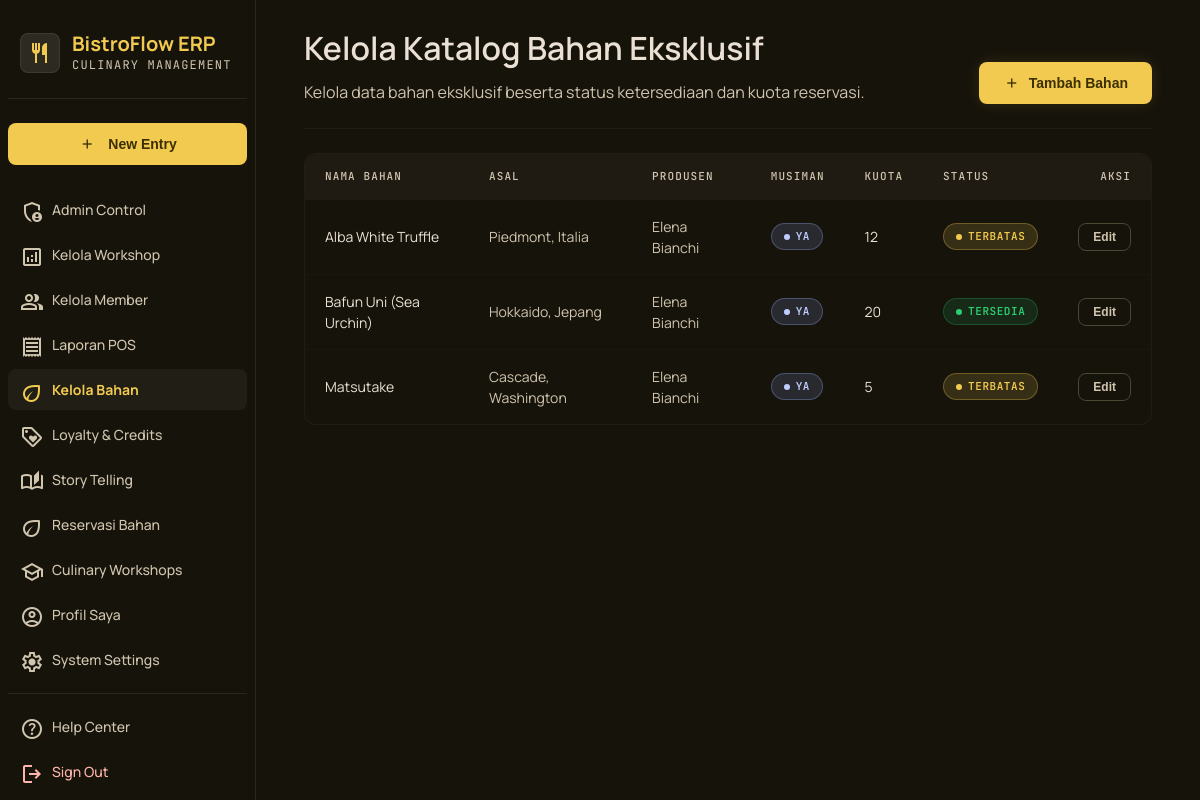
/admin/kelola_bahan.php (signed in), run on the app's committed database.
### tables this page shows
CREATE TABLE bahan (
    bahan_id INT(11) NOT NULL AUTO_INCREMENT,
    nama_bahan VARCHAR(150) NOT NULL UNIQUE,
    asal_daerah VARCHAR(200) NOT NULL,
    narasi_cerita_bahan TEXT NOT NULL,
    nama_petani VARCHAR(100) NOT NULL,
    sertifikasi VARCHAR(200),
    status_ketersediaan ENUM('tersedia','terbatas','habis') NOT NULL DEFAULT 'tersedia',
    is_musiman TINYINT(1) NOT NULL DEFAULT 0,
    kuota_reservasi INT DEFAULT 0,
    estimasi_tersedia_berikutnya DATE,
    path_file_server VARCHAR(500),
    produsen_id INT(11) DEFAULT NULL,
    PRIMARY KEY (bahan_id),
    FOREIGN KEY (produsen_id) REFERENCES users(user_id) ON DELETE SET NULL
);

CREATE TABLE users (
    user_id INT(11) NOT NULL AUTO_INCREMENT,
    nama_lengkap VARCHAR(100) NOT NULL,
    email VARCHAR(150) NOT NULL UNIQUE,
    password VARCHAR(255) NOT NULL,
    nomor_telepon VARCHAR(13) NOT NULL,
    role ENUM('member','admin','chef','produsen') NOT NULL DEFAULT 'member',
    tier_member ENUM('bronze','silver','gold') NOT NULL DEFAULT 'bronze',
    status_akun ENUM('aktif','nonaktif') NOT NULL DEFAULT 'aktif',
    tanggal_daftar DATETIME NOT NULL DEFAULT CURRENT_TIMESTAMP,
    PRIMARY KEY (user_id)
);

### config/auth.php (called while the page is built, shortened)
<?php
function e(string $value): string
{
    return htmlspecialchars($value, ENT_QUOTES, 'UTF-8');
}

### admin/kelola_bahan.php (the view, shortened to what this page needs)
<?php
$pdo = getDB();
$stmt = $pdo->query("SELECT b.*, u.nama_lengkap AS produsen_nama FROM bahan b LEFT JOIN users u ON u.user_id = b.produsen_id ORDER BY b.nama_bahan ASC");
$bahanList = $stmt->fetchAll();
require_once __DIR__ . '/../includes/header.php';
require_once __DIR__ . '/../includes/sidebar.php';
?>
<header class="page-header">
    <div>
        <h2>Kelola Katalog Bahan Eksklusif</h2>
        <p>Kelola data bahan eksklusif beserta status ketersediaan dan kuota reservasi.</p>
    </div>
    <button class="btn btn-primary" onclick="openCreateModal()">
        <span class="material-symbols-outlined" style="font-size:18px;">add</span> Tambah Bahan
    </button>
</header>
<?php if (empty($bahanList)): ?>
    <div class="card empty-state"><span class="material-symbols-outlined icon">eco</span>
        <h4>Belum ada bahan di katalog</h4>
    </div>
<?php else: ?>
    <div class="table-wrap table-wrap-scroll">
        <table>
            <thead>
                <tr>
                    <th>Nama Bahan</th>
                    <th>Asal</th>
                    <th>Produsen</th>
                    <th>Musiman</th>
                    <th>Kuota</th>
                    <th>Status</th>
                    <th class="text-right">Aksi</th>
                </tr>
            </thead>
            <tbody>
                <?php foreach ($bahanList as $b):
                    $statusBadge = ['tersedia' => 'badge-success', 'terbatas' => 'badge-warning', 'habis' => 'badge-error'][$b['status_ketersediaan']];
                    ?>
                    <tr>
                        <td><?= e($b['nama_bahan']) ?></td>
                        <td class="text-muted"><?= e($b['asal_daerah']) ?></td>
                        <td class="text-muted"><?= e($b['produsen_nama'] ?? '-') ?></td>
                        <td><?= $b['is_musiman'] ? '<span class="badge badge-info">Ya</span>' : '<span class="badge badge-neutral">Tidak</span>' ?>
                        </td>
                        <td><?= $b['kuota_reservasi'] ?></td>
                        <td><span class="badge <?= $statusBadge ?>"><?= e(ucfirst($b['status_ketersediaan'])) ?></span></td>
                        <td class="text-right">
                            <button class="btn btn-outline" style="padding:6px 14px; font-size:12px;"
                                onclick='openEditBahanModal(<?= htmlspecialchars(json_encode($b), ENT_QUOTES) ?>)'>Edit</button>
                        </td>
                    </tr>
                <?php endforeach; ?>
            </tbody>
        </table>
    </div>
<?php endif; ?>
<?php require_once __DIR__ . '/../includes/footer.php'; ?>

### assets/css/style.css (style rules this page uses)
:root { --color-background: #16130b; --color-surface: #16130b; --color-surface-container: #231f17; --color-surface-container-low: #1f1b13; --color-surface-container-high: #2d2a21; --color-surface-container-highest: #38342b; --color-surface-variant: #38342b; --color-primary: #f2ca50; --color-primary-container: #d4af37; --color-on-primary: #3c2f00; --color-on-primary-container: #554300; --color-primary-fixed: #ffe088; --color-primary-fixed-dim: #e9c349; --color-secondary: #f4bb92; --color-secondary-container: #653d1e; --color-secondary-fixed-dim: #f4bb92; --color-tertiary: #bfcdff; --color-tertiary-container: #97b0ff; --color-on-background: #eae1d4; --color-on-surface: #eae1d4; --color-on-surface-variant: #d0c5af; --color-outline: #99907c; --color-outline-variant: #4d4635; --color-error: #ffb4ab; --color-error-container: #93000a; --color-accent-green: #2D6A4F; --color-accent-brown: #8B5E3C; --space-xs: 4px; --space-sm: 12px; --space-base: 8px; --space-md: 24px; --space-lg: 48px; --space-xl: 80px; --space-gutter: 24px; --radius-sm: 0.25rem; --radius-lg: 0.5rem; --radius-xl: 0.75rem; --radius-2xl: 24px; --radius-full: 9999px; --font-body: 'Manrope', sans-serif; --font-mono: 'JetBrains Mono', monospace; }
* { margin: 0; padding: 0; box-sizing: border-box; }
body { font-family: var(--font-body); background-color: var(--color-background); color: var(--color-on-background); line-height: 1.5; min-height: 100vh; }
.page-header { display: flex; flex-wrap: wrap; justify-content: space-between; align-items: flex-end; gap: var(--space-md); margin-bottom: var(--space-md); padding-bottom: var(--space-md); border-bottom: 1px solid rgba(77, 70, 53, 0.2); }
.page-header h2 { font-size: 32px; font-weight: 600; color: var(--color-on-background); margin-bottom: 8px; }
.page-header p { color: var(--color-on-surface-variant); font-size: 16px; max-width: 640px; }
.btn { display: inline-flex; align-items: center; justify-content: center; gap: 8px; padding: 12px 24px; border-radius: var(--radius-lg); font-weight: 700; font-size: 14px; cursor: pointer; border: none; transition: all 0.2s; text-decoration: none; }
.btn-primary { background-color: var(--color-primary); color: var(--color-on-primary); box-shadow: 0 0 15px rgba(212, 175, 55, 0.15); }
.btn-outline { background: transparent; border: 1px solid var(--color-outline-variant); color: var(--color-on-surface-variant); }
.badge { display: inline-flex; align-items: center; gap: 6px; padding: 4px 12px; border-radius: var(--radius-full); font-family: var(--font-mono); font-size: 11px; font-weight: 600; letter-spacing: 0.05em; text-transform: uppercase; border: 1px solid transparent; }
.badge::before { content: ''; width: 6px; height: 6px; border-radius: 50%; background: currentColor; }
.badge-success { background: rgba(39, 174, 96, 0.15); color: #2ecc71; border-color: rgba(39,174,96,0.3); }
.badge-warning { background: rgba(242, 202, 80, 0.15); color: var(--color-primary); border-color: rgba(242,202,80,0.3); }
.badge-info { background: rgba(151, 176, 255, 0.15); color: var(--color-tertiary); border-color: rgba(151,176,255,0.3); }
.table-wrap { background-color: var(--color-surface); border: 1px solid rgba(77,70,53,0.2); border-radius: var(--radius-xl); overflow: hidden; }
.table-wrap-scroll { overflow-x: auto; }
table { width: 100%; border-collapse: collapse; text-align: left; }
thead tr { background-color: var(--color-surface-container-low); border-bottom: 1px solid rgba(77,70,53,0.2); }
th { padding: 14px 20px; font-family: var(--font-mono); font-size: 11px; text-transform: uppercase; letter-spacing: 0.1em; color: var(--color-on-surface-variant); font-weight: 500; }
td { padding: 16px 20px; font-size: 14px; border-bottom: 1px solid rgba(77,70,53,0.08); }
tbody tr:last-child td { border-bottom: none; }
td.text-right, th.text-right { text-align: right; }
.text-muted { color: var(--color-on-surface-variant); }

### data on the page
bahan: nama_bahan "Alba White Truffle", asal_daerah "Piedmont, Italia", produsen.nama_lengkap "Elena Bianchi", is_musiman "YA", kuota_reservasi "12", status_ketersediaan "TERBATAS"
bahan: nama_bahan "Bafun Uni (Sea Urchin)", asal_daerah "Hokkaido, Jepang", produsen.nama_lengkap "Elena Bianchi", is_musiman "YA", kuota_reservasi "20", status_ketersediaan "TERSEDIA"
bahan: nama_bahan "Matsutake", asal_daerah "Cascade, Washington", produsen.nama_lengkap "Elena Bianchi", is_musiman "YA", kuota_reservasi "5", status_ketersediaan "TERBATAS"

### other printed values
$item['label'] "Admin Control"
$item['label'] "Kelola Workshop"
$item['label'] "Kelola Member"
$item['label'] "Laporan POS"
$item['label'] "Kelola Bahan"
$item['label'] "Loyalty & Credits"
$item['label'] "Story Telling"
$item['label'] "Reservasi Bahan"
$item['label'] "Culinary Workshops"
$item['label'] "Profil Saya"
$item['label'] "System Settings"
